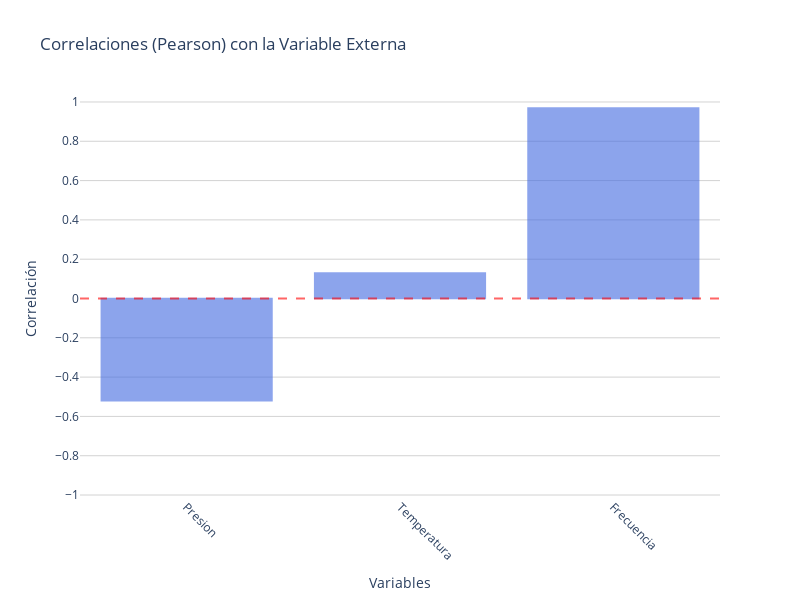

The notebook cell this image was saved under:
### Code cell
fun.graficar_correlaciones(X, y)

### Figure 1 — Plotly figure (JSON) as saved in the notebook; plotly's stock layout.template omitted (floating-point values rounded to 4 significant figures)
{"data": [{"alignmentgroup": "True", "hovertemplate": "Variables=%{x}<br>Correlación=%{y}<extra></extra>", "legendgroup": "", "marker": {"color": "royalblue", "line": {"color": "royalblue", "width": 1.5}, "pattern": {"shape": ""}}, "name": "", "offsetgroup": "", "opacity": 0.6, "orientation": "v", "showlegend": false, "textposition": "auto", "type": "bar", "x": ["Presion", "Temperatura", "Frecuencia"], "xaxis": "x", "y": [-0.52, 0.1299, 0.9699], "yaxis": "y"}], "layout": {"barmode": "relative", "height": 600, "legend": {"tracegroupgap": 0}, "plot_bgcolor": "white", "shapes": [{"line": {"color": "red", "dash": "dash"}, "opacity": 0.6, "type": "line", "x0": 0, "x1": 1, "xref": "x domain", "y0": 0, "y1": 0, "yref": "y"}], "title": {"text": "Correlaciones (Pearson) con la Variable Externa"}, "width": 800, "xaxis": {"anchor": "y", "domain": [0, 1], "tickangle": 45, "tickmode": "array", "ticktext": ["Presion", "Temperatura", "Frecuencia"], "tickvals": [0, 1, 2], "title": {"text": "Variables"}}, "yaxis": {"anchor": "x", "domain": [0, 1], "dtick": 0.2, "gridcolor": "lightgray", "range": [-1.01, 1.01], "showgrid": true, "title": {"text": "Correlación"}}}}
